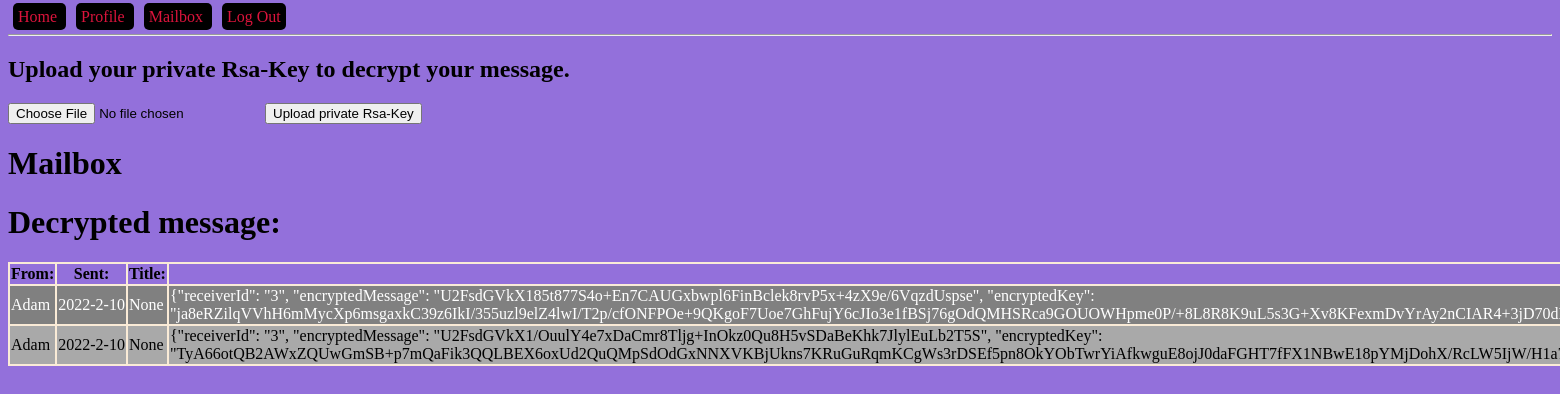
The app's page /mailbox (signed in), older data.
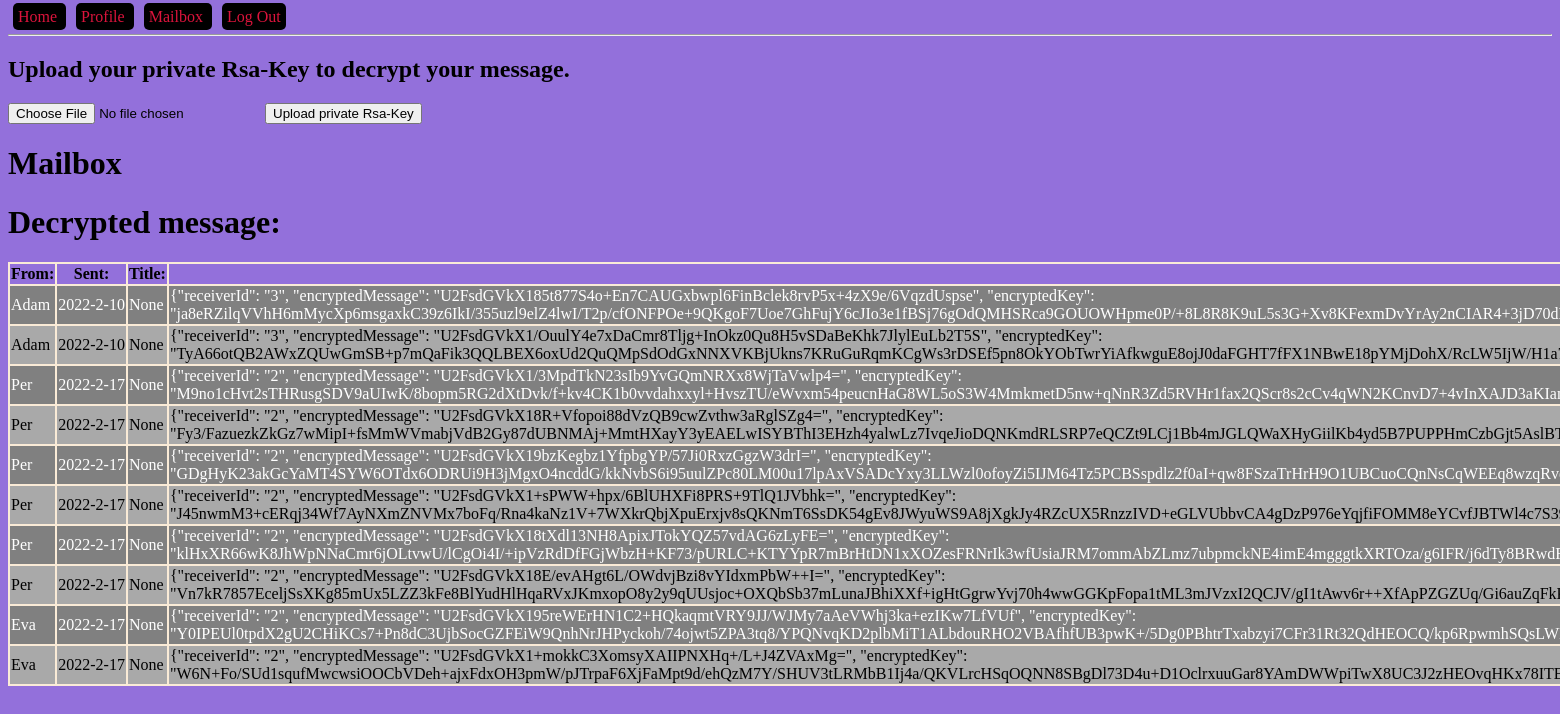
The same page, newer data.
### models.py (models this page shows, shortened)
class Message(db.Model):
    id = db.Column(db.Integer, primary_key=True, autoincrement=True)
    title = db.Column(db.String(250))
    body = db.Column(db.Text)
    read = db.Column(db.BOOLEAN, default=False)
    sent_time = db.Column(db.DateTime, default=datetime.datetime.now())
    sender_id = db.Column(db.Integer, db.ForeignKey('user.id'), nullable=False)

class User(db.Model):
    id = db.Column(db.Integer, primary_key=True, autoincrement=True)
    name = db.Column(db.String(150))
    email = db.Column(db.String(150), unique=True)
    password = db.Column(db.String(100))
    public_rsa = db.Column(db.Text)
    admin = db.Column(db.BOOLEAN, default=False)
    online = db.Column(db.BOOLEAN, default=False)
    sent_messages = db.relationship('Message', backref='sender', lazy=True)
    recv_messages = db.relationship('Message', secondary=message_recv, lazy='subquery',
                                    backref=db.backref('receivers', lazy=True))

### blueprints/user/__init__.py (the view)
@bp_user.get('/mailbox')
def mailbox_get():
    messages = get_user_messages()
    return render_template('mailbox.html', messages=messages)

### app.py (called while the page is built)
def create_app():
    app = Flask(__name__)
    app.config['SECRET_KEY'] = '123secret'
    app.config['SQLALCHEMY_TRACK_MODIFICATIONS'] = False
    app.config['SQLALCHEMY_DATABASE_URI'] = 'sqlite:///db.sqlite'
    db.init_app(app)
    login_manager = LoginManager()
    login_manager.init_app(app)
    @login_manager.user_loader
    def load_user(user_id):
        from models import User
        return User.query.filter_by(id=user_id).first()
    from blueprints.open import bp_open
    app.register_blueprint(bp_open)
    from blueprints.user import bp_user
    app.register_blueprint(bp_user)
    from blueprints.api import bp_api
    app.register_blueprint(bp_api, url_prefix='/api/v1.0')
    from blueprints.admin import bp_admin
    app.register_blueprint(bp_admin)
    from blueprints.ajax import bp_ajax
    app.register_blueprint(bp_ajax)
    return app

### controllers/message_controller.py (called while the page is built)
def get_user_messages():
    return current_user.recv_messages

### templates/mailbox.html (shortened to what this page needs)
{% extends "base-template.html" %}
{% block content %}
       <h2>Upload your private Rsa-Key to decrypt your message.</h2>
            <input type="file" id="priv-file" enctype="multipart/form-data" />
            <button type="button" onclick="readPrivateKey()">Upload private Rsa-Key</button>
            <br />
    <h1 id="main-heading">Mailbox</h1>
    <table>
        <tr>
            <th>From:</th>
            <th>Sent:</th>
            <th>Title:</th>
            <th>Message</th>
        </tr>
        {% for message in messages %}
            <tr>
                <td>{{ message.sender.name }}</td>
                {% if message.sent_time is not none %}
                    <td>{{ message.sent_time.year }}-{{ message.sent_time.month }}-{{ message.sent_time.day }}</td>
                {% else %}
                    <td>-</td>
                {% endif %}
                <td>{{ message.title }}</td>
                <td id="encrypted-{{ loop.index }}" onclick="decrypt(this)">{{ message.body }}</td>
            </tr>
        {% endfor %}
        <h1>Decrypted message:</h1>
    </table>
    <br/><br/><br/><br/>
{% endblock %}

### templates/base-template.html (shortened to what this page needs)
<!DOCTYPE html>
<html lang="en">
<head>
    <link rel="stylesheet" href="{{ url_for('static', filename='css/main.css') }}" />
</head>
<body>
    <a class="menu-item" href="{{ url_for('bp_open.index') }}">
        Home
    </a>
    {% if current_user.is_authenticated %}
        <a class="menu-item" href="{{ url_for('bp_user.user_get') }}">
            Profile
        </a>
        <a class="menu-item" href="{{ url_for('bp_user.mailbox_get') }}">
            Mailbox
        </a>
        <a class="menu-item" href="{{ url_for('bp_user.logout_get') }}">
            Log Out
        </a>
     {% endif %}
    <hr />
    {% block content %}
    {% endblock %}
</body>
</html>

### static/css/main.css (style rules this page uses)
body { background-color: mediumpurple; }
.menu-item { margin: 5px; color: crimson; text-decoration: none; background-color: black; padding: 5px; border-radius: 5px; }
table { width: 100%; background-color: antiquewhite; }
th { background: mediumpurple; }
tr:nth-child(odd) { background: darkgrey; }
tr:nth-child(even) { background: grey; color: white; }

Row changes from the older to the newer data that the page shows:
added Message: sender.name "Per", sent_time.year "2022", sent_time.month "2", sent_time.day "17", title "None", body "{\"receiverId\": \"2\", \"encryptedMessage\": \"U2FsdGVkX1/3MpdTkN23sIb9YvGQmNRXx8WjTaVwlp4=\", \"encryptedKey\":…"
added Message: sender.name "Per", sent_time.year "2022", sent_time.month "2", sent_time.day "17", title "None", body "{\"receiverId\": \"2\", \"encryptedMessage\": \"U2FsdGVkX18R+Vfopoi88dVzQB9cwZvthw3aRglSZg4=\", \"encryptedKey\":…"
added Message: sender.name "Per", sent_time.year "2022", sent_time.month "2", sent_time.day "17", title "None", body "{\"receiverId\": \"2\", \"encryptedMessage\": \"U2FsdGVkX19bzKegbz1YfpbgYP/57Ji0RxzGgzW3drI=\", \"encryptedKey\":…"
added Message: sender.name "Per", sent_time.year "2022", sent_time.month "2", sent_time.day "17", title "None", body "{\"receiverId\": \"2\", \"encryptedMessage\": \"U2FsdGVkX1+sPWW+hpx/6BlUHXFi8PRS+9TlQ1JVbhk=\", \"encryptedKey\":…"
added Message: sender.name "Per", sent_time.year "2022", sent_time.month "2", sent_time.day "17", title "None", body "{\"receiverId\": \"2\", \"encryptedMessage\": \"U2FsdGVkX18tXdl13NH8ApixJTokYQZ57vdAG6zLyFE=\", \"encryptedKey\":…"
added Message: sender.name "Per", sent_time.year "2022", sent_time.month "2", sent_time.day "17", title "None", body "{\"receiverId\": \"2\", \"encryptedMessage\": \"U2FsdGVkX18E/evAHgt6L/OWdvjBzi8vYIdxmPbW++I=\", \"encryptedKey\":…"
added Message: sender.name "Eva", sent_time.year "2022", sent_time.month "2", sent_time.day "17", title "None", body "{\"receiverId\": \"2\", \"encryptedMessage\": \"U2FsdGVkX195reWErHN1C2+HQkaqmtVRY9JJ/WJMy7aAeVWhj3ka+ezIKw7LfVUf\", \"encryptedKey\":…"
added Message: sender.name "Eva", sent_time.year "2022", sent_time.month "2", sent_time.day "17", title "None", body "{\"receiverId\": \"2\", \"encryptedMessage\": \"U2FsdGVkX1+mokkC3XomsyXAIIPNXHq+/L+J4ZVAxMg=\", \"encryptedKey\":…"
